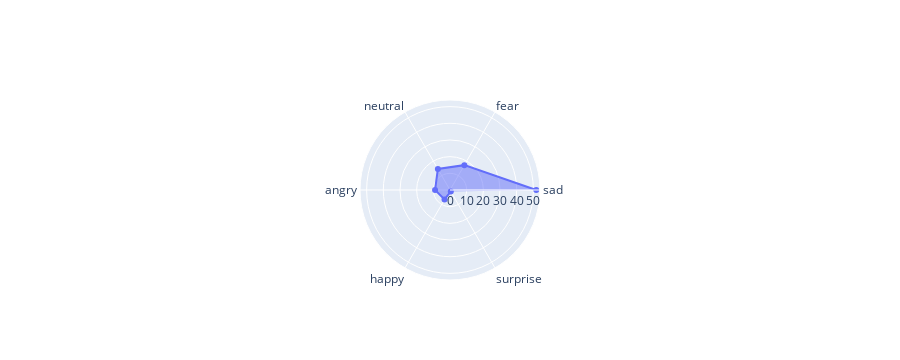

The notebook cell this image was saved under:
### Code cell
fig = go.Figure(data=go.Scatterpolar(
  r=temp_df["proportion"],
  theta=temp_df["dominant_emotion"],
  fill='toself'
))

fig.update_layout(
  polar=dict(
    radialaxis=dict(
      visible=True
    ),
  ),
  showlegend=False
)

### Figure 1 — Plotly figure (JSON) as saved in the notebook; plotly's stock layout.template omitted (floating-point values rounded to 4 significant figures)
{"data": [{"fill": "toself", "r": [51.73, 17.21, 14.55, 8.962, 6.566, 0.976], "theta": ["sad", "fear", "neutral", "angry", "happy", "surprise"], "type": "scatterpolar"}], "layout": {"height": 360, "polar": {"angularaxis": {"type": "category"}, "radialaxis": {"autorange": true, "range": [0, 53.98], "type": "linear", "visible": true}}, "showlegend": false}}
